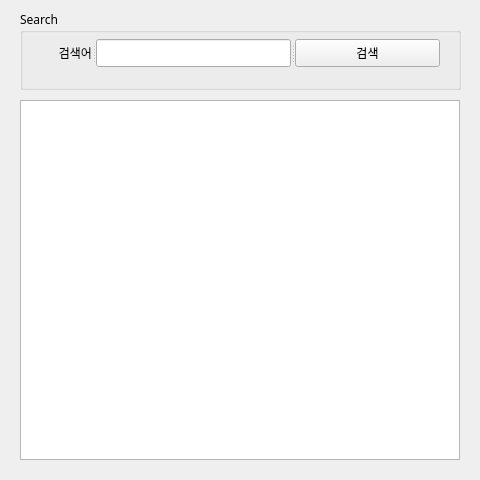
<?xml version="1.0" encoding="UTF-8"?>
<ui version="4.0">
 <class>Form</class>
 <widget class="QWidget" name="Form">
  <property name="geometry">
   <rect>
    <x>0</x>
    <y>0</y>
    <width>480</width>
    <height>480</height>
   </rect>
  </property>
  <property name="sizePolicy">
   <sizepolicy hsizetype="Fixed" vsizetype="Fixed">
    <horstretch>0</horstretch>
    <verstretch>0</verstretch>
   </sizepolicy>
  </property>
  <property name="font">
   <font>
    <family>나눔스퀘어</family>
   </font>
  </property>
  <property name="windowTitle">
   <string>네이버뉴스 검색</string>
  </property>
  <property name="windowIcon">
   <iconset>
    <normaloff>naver_icon.png</normaloff>naver_icon.png</iconset>
  </property>
  <widget class="QGroupBox" name="groupBox">
   <property name="geometry">
    <rect>
     <x>20</x>
     <y>10</y>
     <width>441</width>
     <height>80</height>
    </rect>
   </property>
   <property name="title">
    <string>Search</string>
   </property>
   <widget class="QSplitter" name="splitter">
    <property name="geometry">
     <rect>
      <x>10</x>
      <y>29</y>
      <width>410</width>
      <height>28</height>
     </rect>
    </property>
    <property name="orientation">
     <enum>Qt::Horizontal</enum>
    </property>
    <widget class="QLabel" name="label">
     <property name="text">
      <string>검색어</string>
     </property>
     <property name="alignment">
      <set>Qt::AlignRight|Qt::AlignTrailing|Qt::AlignVCenter</set>
     </property>
    </widget>
    <widget class="QLineEdit" name="txtSearch"/>
    <widget class="QPushButton" name="btnSearch">
     <property name="text">
      <string>검색</string>
     </property>
    </widget>
   </widget>
  </widget>
  <widget class="QTableWidget" name="tblResult">
   <property name="geometry">
    <rect>
     <x>20</x>
     <y>100</y>
     <width>440</width>
     <height>360</height>
    </rect>
   </property>
   <property name="selectionMode">
    <enum>QAbstractItemView::SingleSelection</enum>
   </property>
  </widget>
 </widget>
 <resources/>
 <connections/>
</ui>
